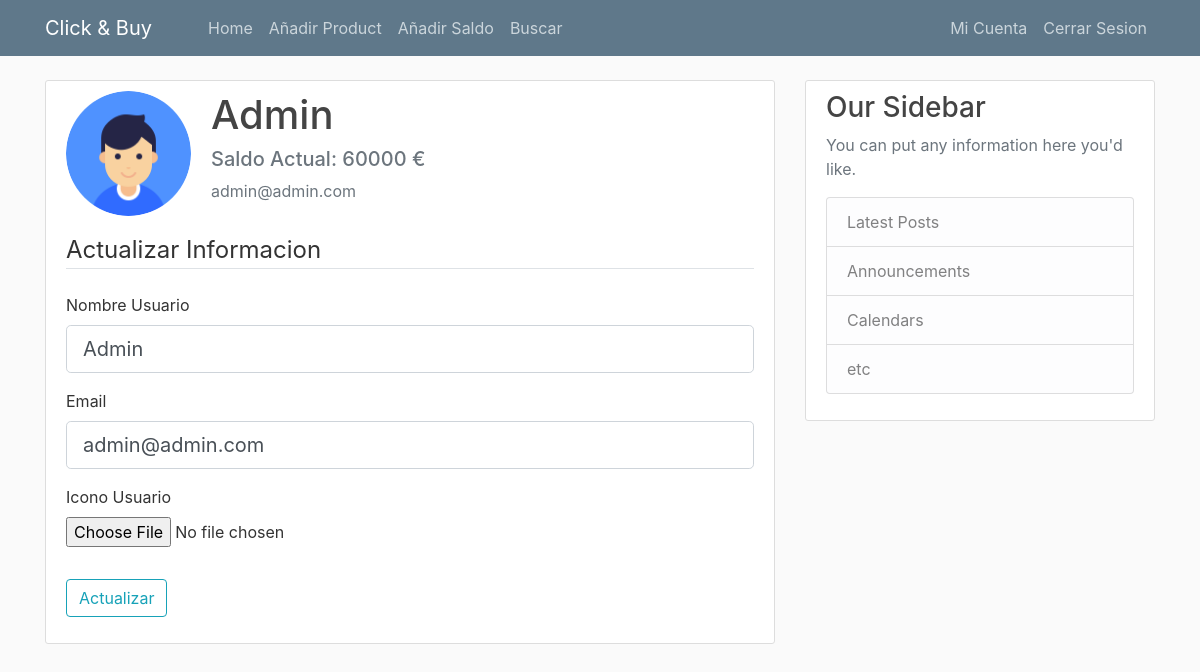
Page /account (signed in) on the earlier database version.
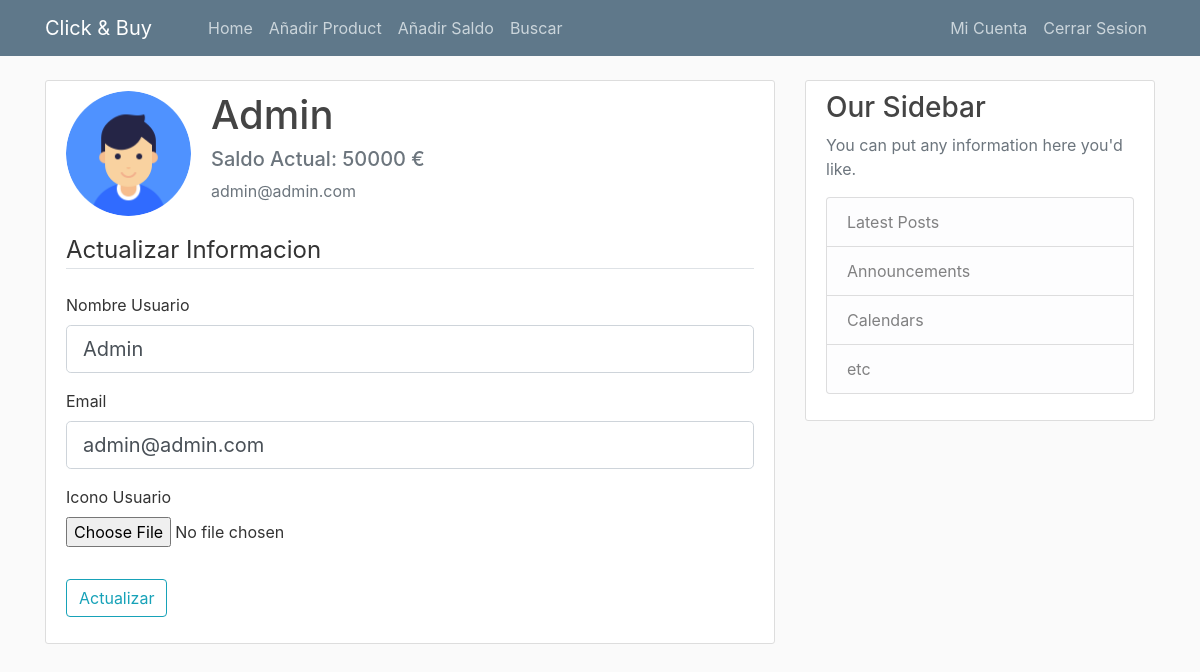
Same page on the later database version.
### clickbuy/models.py (models this page shows, shortened)
class User(db.Model, UserMixin):
    id = db.Column(db.Integer, primary_key=True)
    username = db.Column(db.String(20), unique=True, nullable=False)
    email = db.Column(db.String(120), unique=True, nullable=False)
    image_file = db.Column(db.String(20), nullable=False, default='default.png')
    wallet = db.Column(db.Integer, nullable=False, default=0)
    password = db.Column(db.String(60), nullable=False)
    products = db.relationship('Products', backref='author', lazy=True)

### clickbuy/routes.py (the view)
@app.route('/account', methods=['GET', 'POST'])
@login_required
def account():
    form = UpdateAccountForm()
    if form.validate_on_submit():
        if form.picture.data:
            picture_file = save_picture(form.picture.data)
            current_user.image_file = picture_file
        current_user.username = form.username.data
        current_user.email = form.email.data
        db.session.commit()
        flash(f'Se ha actualizado la informacion de tu cuenta!', 'success')
        return redirect(url_for('account'))
    elif request.method == 'GET':
        form.username.data = current_user.username
        form.email.data = current_user.email
    image_file = url_for('static', filename='profile_pics/' + current_user.image_file)
    return render_template('account.html', title='Account', image_file=image_file, form=form)

### clickbuy/forms.py (shortened to what this page needs)
class UpdateAccountForm(FlaskForm):
    username = StringField('Nombre Usuario', validators=[DataRequired()])
    email = StringField('Email', validators=[DataRequired(), Email()])
    picture = FileField('Icono Usuario', validators=[FileAllowed(['jpg', 'png'])])
    submit = SubmitField('Actualizar')

### clickbuy/models.py (called while the page is built)
@login_manager.user_loader
def load_user(user_id):
    return User.query.get(int(user_id))

### clickbuy/templates/account.html (shortened to what this page needs)
{% extends "layout.html" %}
{% block content %}
    <div class="content-section">
      <div class="media">
        <img class="rounded-circle account-img" src="{{ image_file }}">
        <div class="media-body">
          <h2 class="account-heading">{{ current_user.username }}</h2>
          <h5 class="text-secondary">Saldo Actual: {{ current_user.wallet }} €</h5>
          <p class="text-secondary"> {{ current_user.email }}</p>
        </div>
      </div>
      <form method="POST" action="" enctype="multipart/form-data">
            <fieldset class="form-group">
                <legend class="border-bottom mb-4">Actualizar Informacion</legend>
                <div class="form-group">
                    {{ form.username.label(class="form-control-label") }}
                    {% if form.username.errors %}
                        {{ form.username(class="form-control form-control-lg is-invalid") }}
                        <div class="invalid-feedback">
                            {% for error in form.username.errors %}
                                <span> {{ error }}</span>
                            {% endfor %}
                        </div>
                    {% else %}
                        {{ form.username(class="form-control form-control-lg") }}
                    {% endif %}
                </div>
                <div class="form-group">
                    {{ form.email.label(class="form-control-label") }}
                     {% if form.email.errors %}
                        {{ form.email(class="form-control form-control-lg is-invalid") }}
                        <div class="invalid-feedback">
                            {% for error in form.email.errors %}
                                <span> {{ error }}</span>
                            {% endfor %}
                        </div>
                    {% else %}
                        {{ form.email(class="form-control form-control-lg") }}
                    {% endif %}
                </div>
                 <div class="form-group">
                     {{ form.picture.label() }}
                     {{ form.picture(class="form-control-file") }}
                 </div>
            </fieldset>
            <div class="form-group">
                    {{ form.submit(class="btn btn-outline-info") }}
            </div>
      </form>
    </div>
{% endblock content %}

Differences in the rows shown:
changed User "Admin": wallet "60000" → "50000"
